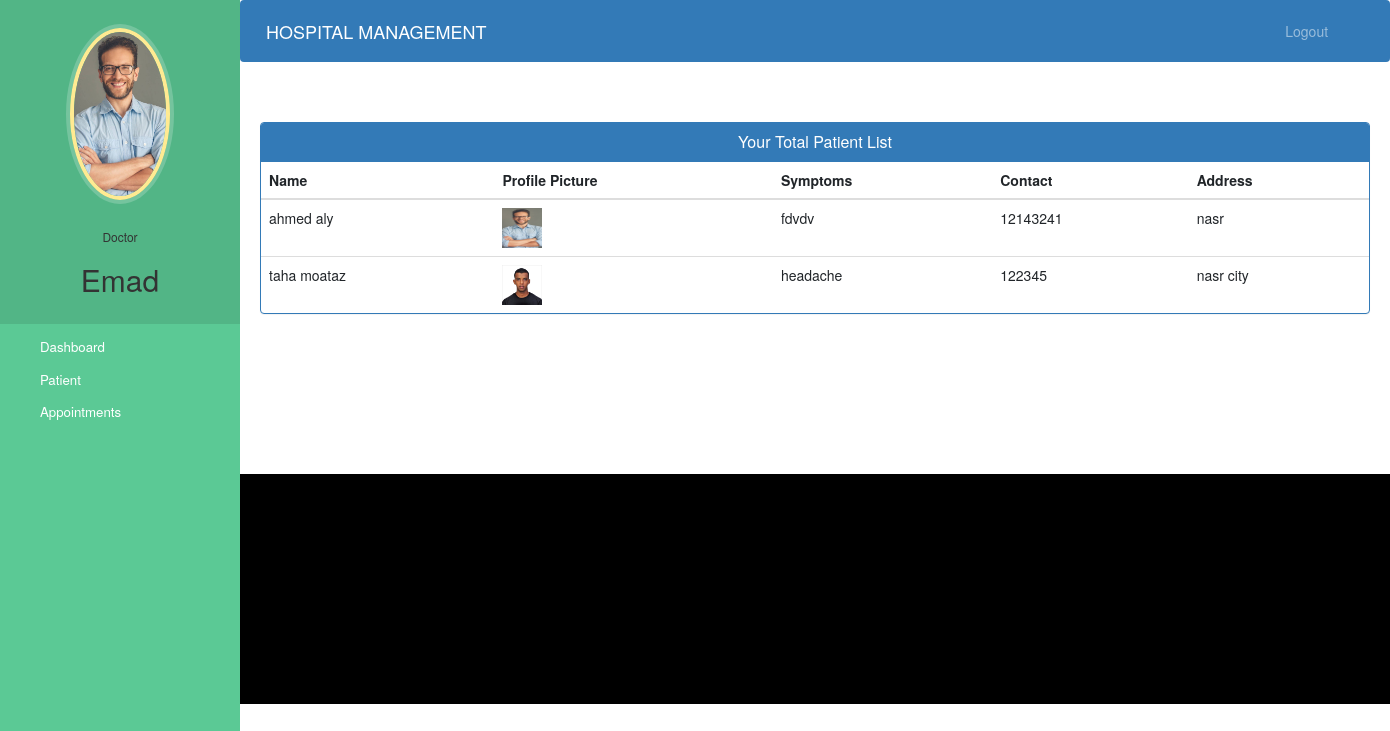
Page /doctor-view-patient (signed in) on the committed database.
### hospital/models.py (models this page shows, shortened)
class Doctor(models.Model):
    user=models.OneToOneField(User,on_delete=models.CASCADE)
    profile_pic= models.ImageField(upload_to='profile_pic/DoctorProfilePic/',null=True,blank=True)
    address = models.CharField(max_length=40)
    mobile = models.CharField(max_length=20,null=True)
    department= models.CharField(max_length=50,choices=departments,default='Cardiologist')
    status=models.BooleanField(default=False)

class Patient(models.Model):
    user=models.OneToOneField(User,on_delete=models.CASCADE)
    profile_pic= models.ImageField(upload_to='profile_pic/PatientProfilePic/',null=True,blank=True)
    address = models.CharField(max_length=40)
    mobile = models.CharField(max_length=20,null=False)
    symptoms = models.CharField(max_length=100,null=False)
    assignedDoctorId = models.PositiveIntegerField(null=True)
    admitDate=models.DateField(auto_now=True)
    status=models.BooleanField(default=False)
    @property
    def get_name(self):
        return self.user.first_name+" "+self.user.last_name

### hospital/views.py (the view)
# urls.py: path('doctor-view-patient', views.doctor_view_patient_view,name='doctor-view-patient'),
@login_required(login_url='doctorlogin')
@user_passes_test(is_doctor)
def doctor_view_patient_view(request):
    patients=models.Patient.objects.all().filter(status=True,assignedDoctorId=request.user.id)
    doctor=models.Doctor.objects.get(user_id=request.user.id) #for profile picture of doctor in sidebar
    return render(request,'hospital/doctor_view_patient.html',{'patients':patients,'doctor':doctor})

### hospital/views.py (called while the page is built)
def is_doctor(user):
    return user.groups.filter(name='DOCTOR').exists()

### templates/hospital/doctor_view_patient.html (shortened to what this page needs)
{% extends 'hospital/doctor_base.html' %}
{% block content %}
{%load static%}
<head>
  <link href="//netdna.bootstrapcdn.com/bootstrap/3.0.0/css/bootstrap.min.css" rel="stylesheet" id="bootstrap-css">
</head>
<div class="container">
  <div class="panel panel-primary">
    <div class="panel-heading">
      <h6 class="panel-title">Your Total Patient List</h6>
    </div>
    <table class="table table-hover" id="dev-table">
      <thead>
        <tr>
          <th>Name</th>
          <th>Profile Picture</th>
          <th>Symptoms</th>
          <th>Contact</th>
          <th>Address</th>
        </tr>
      </thead>
      {% for p in patients %}
      <tr>
        <td> {{p.get_name}}</td>
        <td> <img src="{% static p.profile_pic.url %}" alt="Profile Pic" height="40px" width="40px" /></td>
        <td>{{p.symptoms}}</td>
        <td>{{p.mobile}}</td>
        <td>{{p.address}}</td>
      </tr>
      {% endfor %}
    </table>
  </div>
</div>
{% endblock content %}

### templates/hospital/doctor_base.html (shortened to what this page needs)
<!DOCTYPE html>
{% load static %}
<html lang="en">
<head>
  <link rel="stylesheet" href="https://stackpath.bootstrapcdn.com/bootstrap/4.3.1/css/bootstrap.min.css">
  <link rel="stylesheet" href="https://maxcdn.bootstrapcdn.com/font-awesome/4.7.0/css/font-awesome.min.css">
</head>
<body>
  <nav class="menu" tabindex="0">
    <header class="avatar">
      <img src="{% static doctor.profile_pic.url %}" alt="Profile Pic" />
      <br><br>
      <h6>Doctor</h6>
      <h2>{{request.user.first_name}}</h2>
    </header>
    <ul>
      <li tabindex="0" class="icon-dashboard"> <a style="color:white; text-decoration:none;" href="/doctor-dashboard"><span>Dashboard</span></a> </li>
      <li tabindex="0" class="icon-users"> <a style="color:white; text-decoration:none;" href="/doctor-patient"><span>Patient</span></a></li>
      <li tabindex="0" class="icon-calendar"> <a style="color:white; text-decoration:none;" href="/doctor-appointment"><span>Appointments</span></a></li>
    </ul>
  </nav>
  <main>
    <div class="bs-example">
      <nav class="navbar navbar-expand-md  navbar-dark fixed-top" style="background:#337AB7;">
        <a href="/doctor-dashboard" class="navbar-brand">HOSPITAL MANAGEMENT</a>
        <div class="collapse navbar-collapse justify-content-between" id="navbarCollapse">
          <div class="navbar-nav" style=" margin-left: 90%;">
            <a href="/logout" class="nav-item nav-link">Logout</a>
          </div>
        </div>
      </nav>
    </div>
    <br><br>
    {% block content %}
    {% endblock content %}
    <br><br><br><br><br><br><br>
    <footer>
      <br>
      <div class="container">
        <div class="row">
          <div class="col-md-12 col-sm-12">
          </div>
        </div>
      </div>
    </footer>
  </main>
</body>
</html>

### templates/hospital/doctor_base.html (style rules this page uses)
a:link { text-decoration: none; }
a { color: white; }
footer { padding: 0px 0px 0px 0px; background-color: black; margin: 0px; }
body { padding-left: 240px; }
main { position: relative; height: 100vh; }
.menu { background: #5bc995; height: 100vh; width: 240px; position: fixed; top: 0px; left: 0; z-index: 5; outline: none; }
.menu .avatar { background: rgba(0, 0, 0, 0.1); padding: 2em 0.5em; text-align: center; }
.menu .avatar img { width: 100px; border-radius: 50%; overflow: hidden; border: 4px solid #ffea92; box-shadow: 0 0 0 4px rgba(255, 255, 255, 0.2); }
.menu .avatar h2 { font-weight: normal; margin-bottom: 0; }
.menu ul { list-style: none; padding: 0.5em 0; margin: 0; }
.menu ul li { padding: 0.5em 1em 0.5em 3em; font-size: 0.95em; font-weight: regular; background-repeat: no-repeat; background-position: left 15px center; background-size: auto 20px; transition: all 0.15s linear; cursor: pointer; }
.menu ul li.icon-dashboard { background-image: url("http://www.entypo.com/images//gauge.svg"); }
.menu ul li.icon-users { background-image: url("http://www.entypo.com/images//users.svg"); }
.menu ul li.icon-calendar { background-image: url("http://www.entypo.com/images//calendar.svg"); }

### templates/hospital/doctor_view_patient.html (style rules this page uses)
a:link { text-decoration: none; }
h6 { text-align: center; }
.row { margin: 100px; }

### rows in the picture
Doctor: profile_pic (picture)
Patient: get_name "ahmed aly", profile_pic (picture), symptoms "fdvdv", mobile "12143241", address "nasr"
Patient: get_name "taha moataz", profile_pic (picture), symptoms "headache", mobile "122345", address "nasr city"

### other values in the picture
{{ request.user.first_name }} "Emad"
